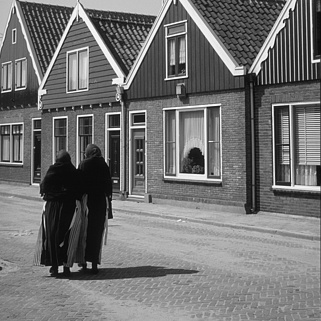
%> input picture LAB_2/M-Files/i235.png, 321 x 321 px
$ octave --eval "LPfilter(imread('i235.png'));"   (GNU Octave 9; MATLAB toolbox functions it lacks are replaced by stand-ins)
%> lines starting %> are read from the running program, lines starting %| are printed output that depends on the picture
function LPfilter(IN)
A = fft2(double(IN)); % compute FFT of the grey image
A1=fftshift(A); % frequency scaling
% Gaussian Filter Response Calculation
[M N]=size(A) % image size
%> M = 321; N = 321
sigma=9; % filter size parameter
X=0:N-1;
%> X = 321 values from 0 to 320
Y=0:M-1;
%> Y = 321 values from 0 to 320
[X Y]=meshgrid(X,Y);
Cx=0.5*N;
%> Cx = 160.5
Cy=0.5*M;
%> Cy = 160.5
Lo=(1./(pi.*2.*(sigma.^2))).*exp(-((X-Cx).^2+(Y-Cy).^2)./(2*sigma).^2);
% [4 lines of commented-out code are left out]
out=imfilter(IN,Lo);
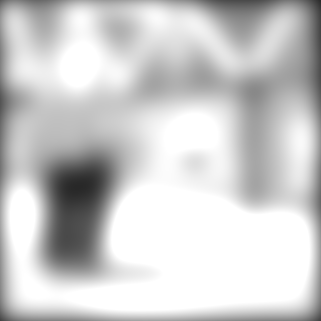
%> out: size 321x321 uint8; min 40, max 255, mean 204.5
figure
imagesc(abs(Lo)), colormap gray
title('fft of gaussian filter')
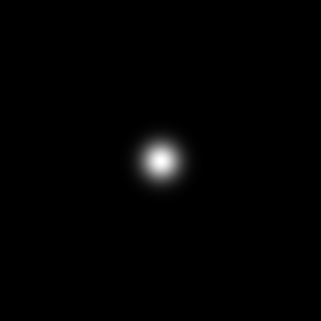
%> displayed picture: size 321x321x3, on the screen's scale of 0 to 255; min 0, max 255, mean 2.5

figure, imshowpair(IN,out,'montage'),set(gca,'xtick',[],'ytick',[])
%> after `imshowpair(IN,out,'montage')`:
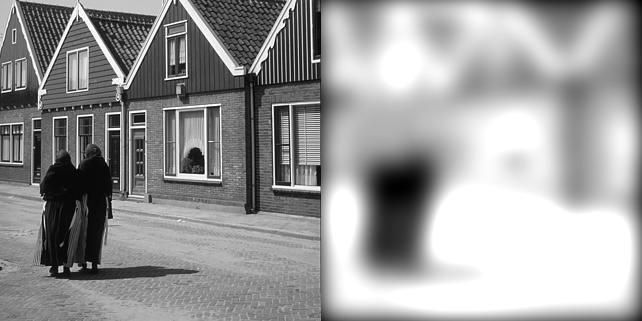
%> displayed picture: size 321x642, on the screen's scale of 0 to 255; min 0, max 255, mean 155
%> `LPfilter(imread('i235.png'));`:
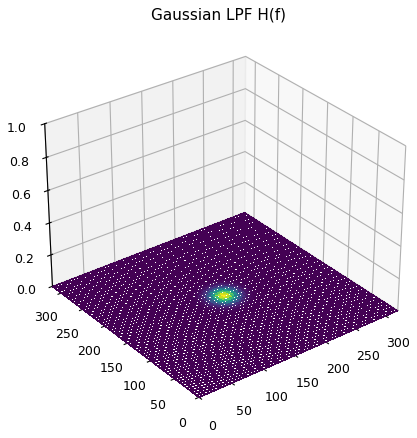
%> figure redrawn from the program's plot data
title('input image VS low pass filtered image')


figure
   mesh(X,Y,Lo)
   axis([ 0 N 0 M 0 1])
   h=gca;
   get(h,'FontSize')
   set(h,'FontSize',14)
   title('Gaussian LPF H(f)','fontsize',14)

end

$ run again, on LAB_2/M-Files/panda.png
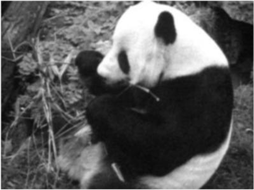
%> input picture LAB_2/M-Files/panda.png, 254 x 190 px
%> in LPfilter, `imshowpair(IN,out,'montage')`:
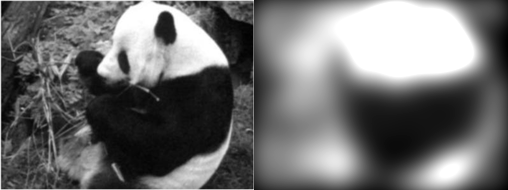
%> displayed picture: size 190x508x3, on the screen's scale of 0 to 255; min 0, max 255, mean 111.3
%> `LPfilter(imread('i235.png'));`:
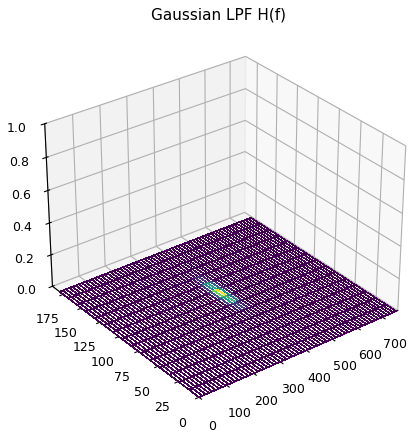
%> figure redrawn from the program's plot data
